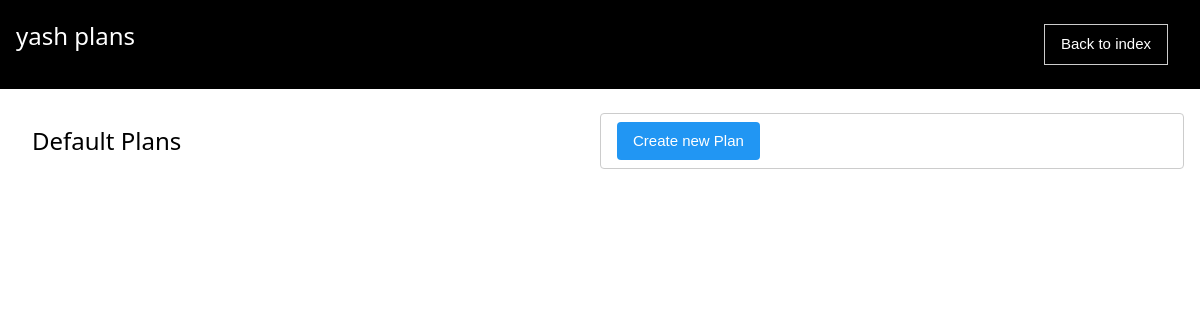
The app's page /plans/panel/yash (signed in), older data.
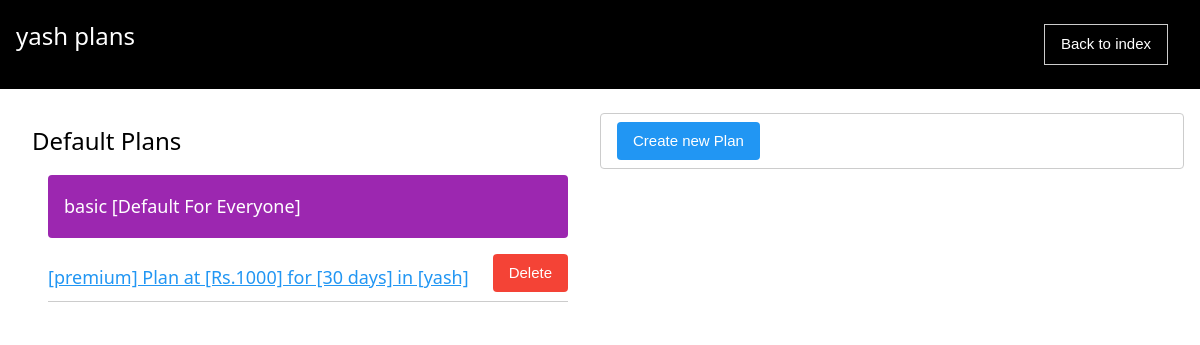
The same page, newer data.
### plans/models.py (models this page shows)
class Plan(models.Model):
    slug = models.CharField(max_length=20, default=generate_code, editable=False)
    app = models.ForeignKey(applists, on_delete=models.CASCADE)
    title = models.CharField(max_length=200)
    price = models.IntegerField(default=0)
    description = models.TextField(max_length=800)
    duration = models.IntegerField(default=30, choices=[
            (30, '1 Month'),
            (180, '6 Months'),
            (364, '1 Year')
        ],
    )
    default_for_customer = models.BooleanField(default=False)
    def __str__(self):
        return f"[{self.title}] Plan at [Rs.{self.price}] for [{self.duration} days] in [{self.app.appname}]"

### apps/models.py (models this page shows, shortened)
class applists(models.Model):
    author= models.ForeignKey(User, on_delete=models.CASCADE)
    appname=models.CharField(verbose_name='App name',primary_key=True,max_length=50,unique=True,null=False)
    appimg=models.ImageField(upload_to = 'app_images',null=True,blank=True)
    date_published= models.DateTimeField(auto_now_add=True)
    date_modified = models.DateTimeField(auto_now=True)
    slug = models.SlugField(max_length=255, null=True, unique=True, editable=False)

### plans/views.py (the view, shortened to what this page needs)
# urls.py: path('panel/<str:slug>', plans_panel, name='plans-panel'),
def plans_panel(request, slug):
    if request.user.is_superuser:
        if request.method == 'GET':
            plans = Plan.objects.filter(app__slug=slug)
            form = PlanForm()
            payload = {
                'plans': plans,
                'form': form,
                'slug': slug
            }
            return render(request, 'plans-panel/panel.html', payload)
    return redirect('index')

### plans/models.py (called while the page is built)
def generate_code():
    length=10
    base = string.ascii_lowercase+string.ascii_uppercase+string.digits
    while True:
        code = ''.join(random.choices(base, k=length))
        if Plan.objects.filter(slug=code).count()==0:
            break
    return code

### templates/plans-panel/panel.html (shortened to what this page needs)
{% load static %}
{% load crispy_forms_tags %}
{% block content %}
    <head>
        <link rel="stylesheet" href="{% static 'w3.css' %}" />
    </head>
    <nav class='w3-black w3-margin-bottom w3-container w3-padding'>
        <h3 class='w3-left'>{{slug}} plans</h3>
        <a href="">
            <button class='w3-button w3-margin w3-black w3-border w3-right'>Back to index</button>
        </a>
    </nav>
    <div class='w3-padding'>
    <div class='w3-container w3-half'>
        <h3>Default Plans</h3>
        {% for plan in plans %}
            {% if plan.default_for_customer %}
            <div class='w3-row w3-purple w3-padding w3-round w3-margin' >
                <h5 class='w3-left w3-margin-right' >
                    <a style="text-decoration:none;" href="{% url 'plan' plan.slug %}">
                    {{plan.title}} [Default For Everyone]
                    </a>
                </h5>
            </div>
            {% else %}
            <div class='w3-row w3-border-bottom w3-margin' >
                <h5 class='w3-left w3-text-blue w3-margin-right' >
                    <a href="{% url 'plan' plan.slug %}">
                    {{plan}}
                    </a>
                </h5>
                <a href="{% url 'delete-plan' plan.slug slug %}">
                    <button class=' w3-button w3-right w3-round w3-red'>Delete</button>
                </a>
            </div>
            {% endif %}
        {% endfor %}
    </div>
    <div class='w3-container w3-padding w3-round w3-half w3-border'>
        <button id="button" onclick="showForm();" class=' w3-round w3-button w3-blue'>
            Create new Plan
        </button>
    </div>
    </div>
{% endblock %}

Row changes from the older to the newer data that the page shows:
added Plan: title "basic"
added Plan: title+price+duration "[premium] Plan at [Rs.1000] for [30 days] in [yash]"
